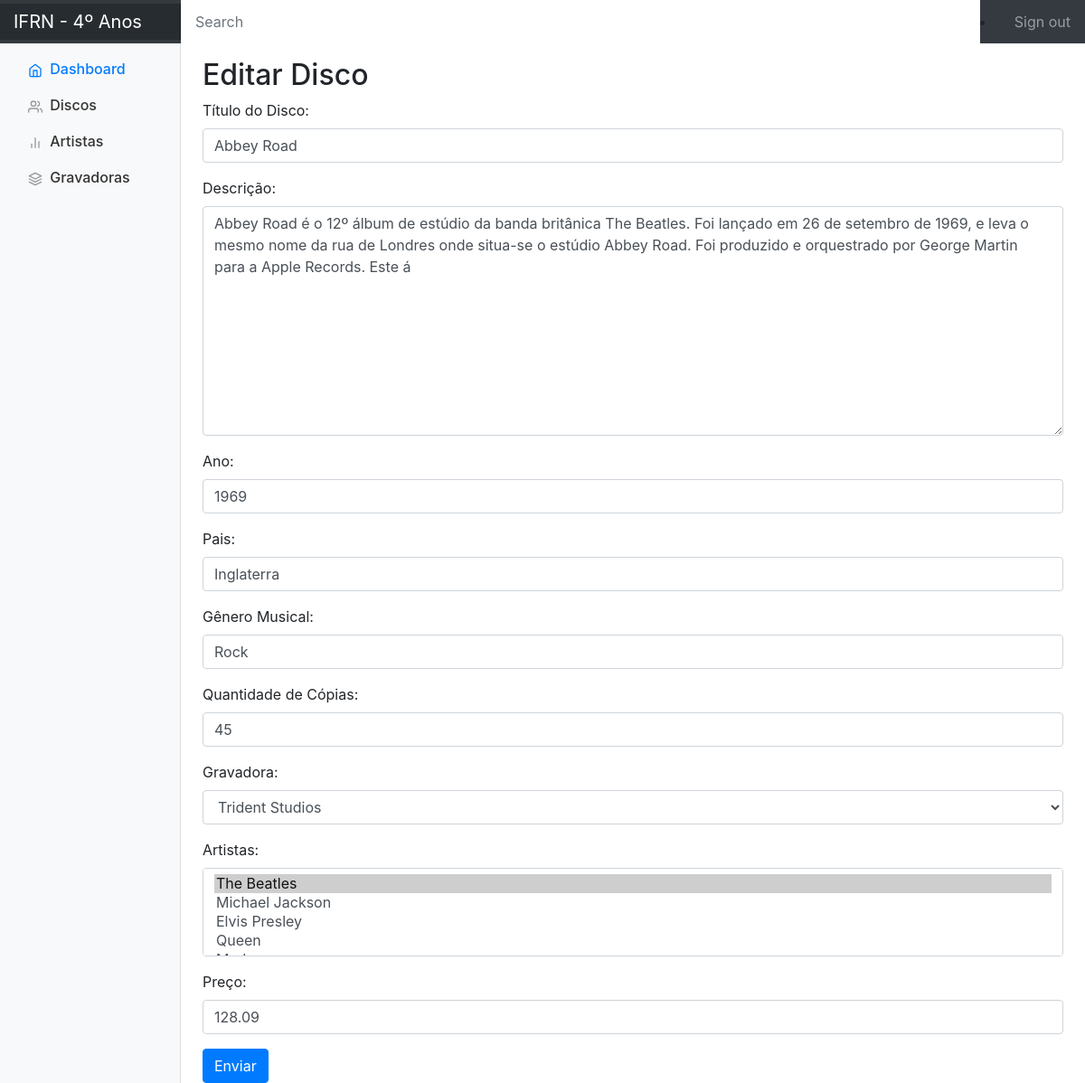
/editar_disco/1 (signed in), run on the app's committed database.
### apps/disco/models.py (models this page shows, shortened)
class Disco(models.Model):
    nome = models.CharField(max_length=150, verbose_name="Título do Disco")
    descricao = models.TextField(max_length=600, verbose_name="Descrição")
    ano = models.IntegerField()
    pais = models.CharField(max_length=150)
    genero = models.CharField(max_length=150, verbose_name="Gênero Musical")
    quantidade = models.IntegerField(verbose_name="Quantidade de Cópias")
    selo_fonografico = models.ForeignKey(Selo_Fonografico, on_delete=models.CASCADE, verbose_name="Gravadora")
    artistas = models.ManyToManyField(Artista)
    preco = models.DecimalField(max_digits=5, decimal_places=2, verbose_name="Preço")

class Selo_Fonografico(models.Model):
    nome = models.CharField(max_length=150)
    def __str__(self):
        return self.nome

### apps/disco/views.py (the view)
# urls.py: path("editar_disco/<int:pk>", views.edit_disco, name="edit_disco"),
@login_required(login_url="accounts/login")
def edit_disco(request, pk):
    context = {'acao': 'Editar'}
    if request.POST:
        form = DiscoForm(request.POST)
        if form.is_valid():
            form.save()
            return HttpResponseRedirect(reverse('index'))
        else:
            context['form'] = form
            return render(request, "disco/form.html", context)
    else:
        disco = Disco.objects.get(pk=pk)
        form = DiscoForm(instance=disco)
        context['form'] = form
        return render(request, "disco/form.html", context)

### apps/disco/forms.py
class DiscoForm(forms.ModelForm):
    class Meta:
        model = Disco
        fields = ['nome', 'descricao', 'ano', 'pais', 'genero', 'quantidade', 'selo_fonografico', 'artistas', 'preco']
        widgets = {
            'nome': forms.TextInput(attrs={'class': 'form-control'}),
            'descricao': forms.Textarea(attrs={'class': 'form-control'}),
            'ano': forms.NumberInput(attrs={'class': 'form-control'}),
            'pais': forms.TextInput(attrs={'class': 'form-control'}),
            'genero': forms.TextInput(attrs={'class': 'form-control'}),
            'quantidade': forms.NumberInput(attrs={'class': 'form-control'}),
            'selo_fonografico': forms.Select(attrs={'class': 'form-control'}),
            'artistas': forms.SelectMultiple(attrs={'class': 'form-control'}),
            'preco': forms.NumberInput(attrs={'class': 'form-control'}),
        }

### apps/disco/models.py (called while the page is built)
    def __str__(self):
        return self.nome

### apps/disco/templates/disco/form.html (shortened to what this page needs)
{% extends 'base.html' %}
{% block center %}
    <h2> {{ acao }} Disco</h2>
    <form method="post">
        {{ form.as_p }}
        <button type="submit" class="btn btn-primary">Enviar</button>
    </form>
{% endblock %}

### static/css/dashboard.css (style rules this page uses)
body { font-size: .875rem; }

### data on the page
Disco: nome "Abbey Road", descricao "Abbey Road é o 12º álbum de estúdio da banda britânica The Beatles. Foi lançado em 26 de setembro de 1969, e leva o mesmo nome da rua de Londres onde situa-se o estúdio Abbey Road. Foi produzido e orquestrado por George Martin para a Apple Records. Este á", ano "1969", pais "Inglaterra", genero "Rock", quantidade "45", selo_fonografico "Trident Studios", preco "128.09"

### other printed values
{{ acao }} "Editar"
